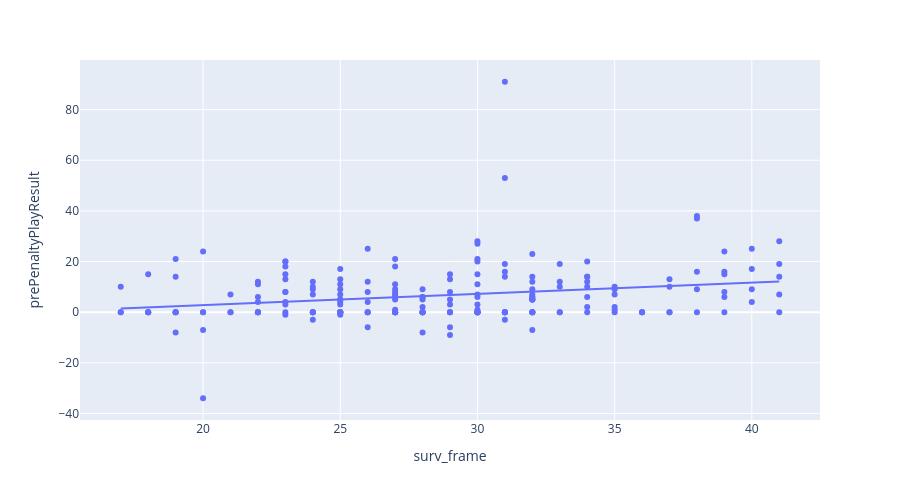

The code cell stored with this chart in its notebook:
### Markdown cell above
## example observation for actionable insights (defense play calling): 
From the perspective of the defense, we can also deduce useful information. Many teams show a moderate positive correlation between survival time and epa, meaning the opponents offense produces higher epa when the pocket is allowed to survive longer. Conversely, this means those teams should look to apply pressure to the opposing QB. Examples here include the Colts (+0.158) and Rams(+0.128). On the other hand, teams with slight negative correlations (Seahawks) or no correlation (Titans) between epa and survival time can rely more on the secondary covering the WRs and do not have to rely on the pass rush as heavily.

### Code cell
px.scatter(
    plays_with_collapse[
        plays_with_collapse.surv_frame.between(p05, p95)
        & (plays_with_collapse.possessionTeam == "PHI")
    ],
    x="surv_frame",
    y="prePenaltyPlayResult",
    height=500,
    trendline="ols",
)

### Figure 1 — Plotly figure (JSON) as saved in the notebook; plotly's stock layout.template omitted (floating-point values rounded to 4 significant figures; data arrays with more than 128 entries replaced by an {"elided": "..."} marker saying what was removed)
{"data": [{"hovertemplate": "surv_frame=%{x}<br>prePenaltyPlayResult=%{y}<extra></extra>", "legendgroup": "", "marker": {"color": "#636efa", "symbol": "circle"}, "mode": "markers", "name": "", "orientation": "v", "showlegend": false, "type": "scatter", "x": {"elided": "206 int values"}, "xaxis": "x", "y": {"elided": "206 int values"}, "yaxis": "y"}, {"hovertemplate": "<b>OLS trendline</b><br>prePenaltyPlayResult = 0.443375 * surv_frame + -6.08969<br>R<sup>2</sup>=0.055902<br><br>surv_frame=%{x}<br>prePenaltyPlayResult=%{y} <b>(trend)</b><extra></extra>", "legendgroup": "", "marker": {"color": "#636efa", "symbol": "circle"}, "mode": "lines", "name": "", "showlegend": false, "type": "scatter", "x": {"elided": "206 int values"}, "xaxis": "x", "y": {"elided": "206 float values"}, "yaxis": "y"}], "layout": {"height": 500, "legend": {"tracegroupgap": 0}, "margin": {"t": 60}, "xaxis": {"anchor": "y", "domain": [0, 1], "title": {"text": "surv_frame"}}, "yaxis": {"anchor": "x", "domain": [0, 1], "title": {"text": "prePenaltyPlayResult"}}}}
